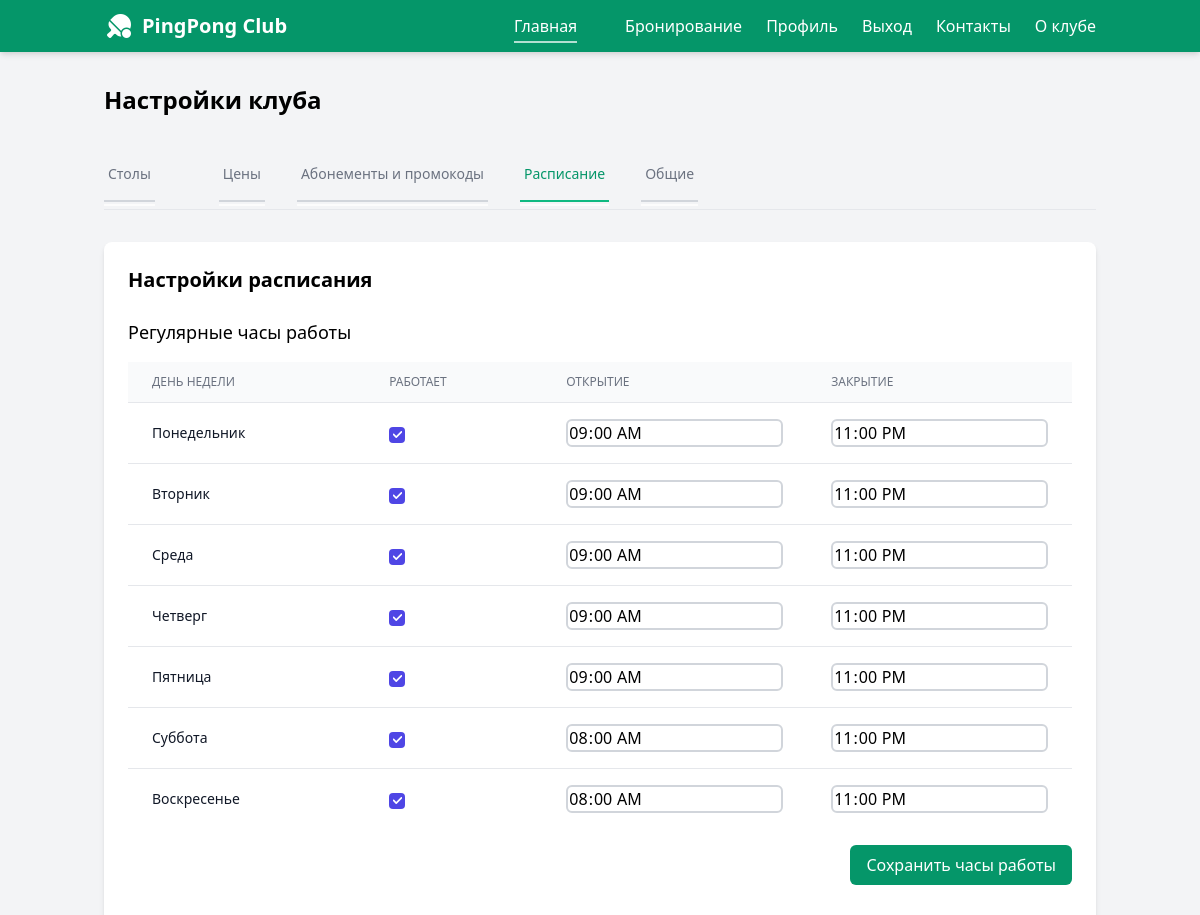
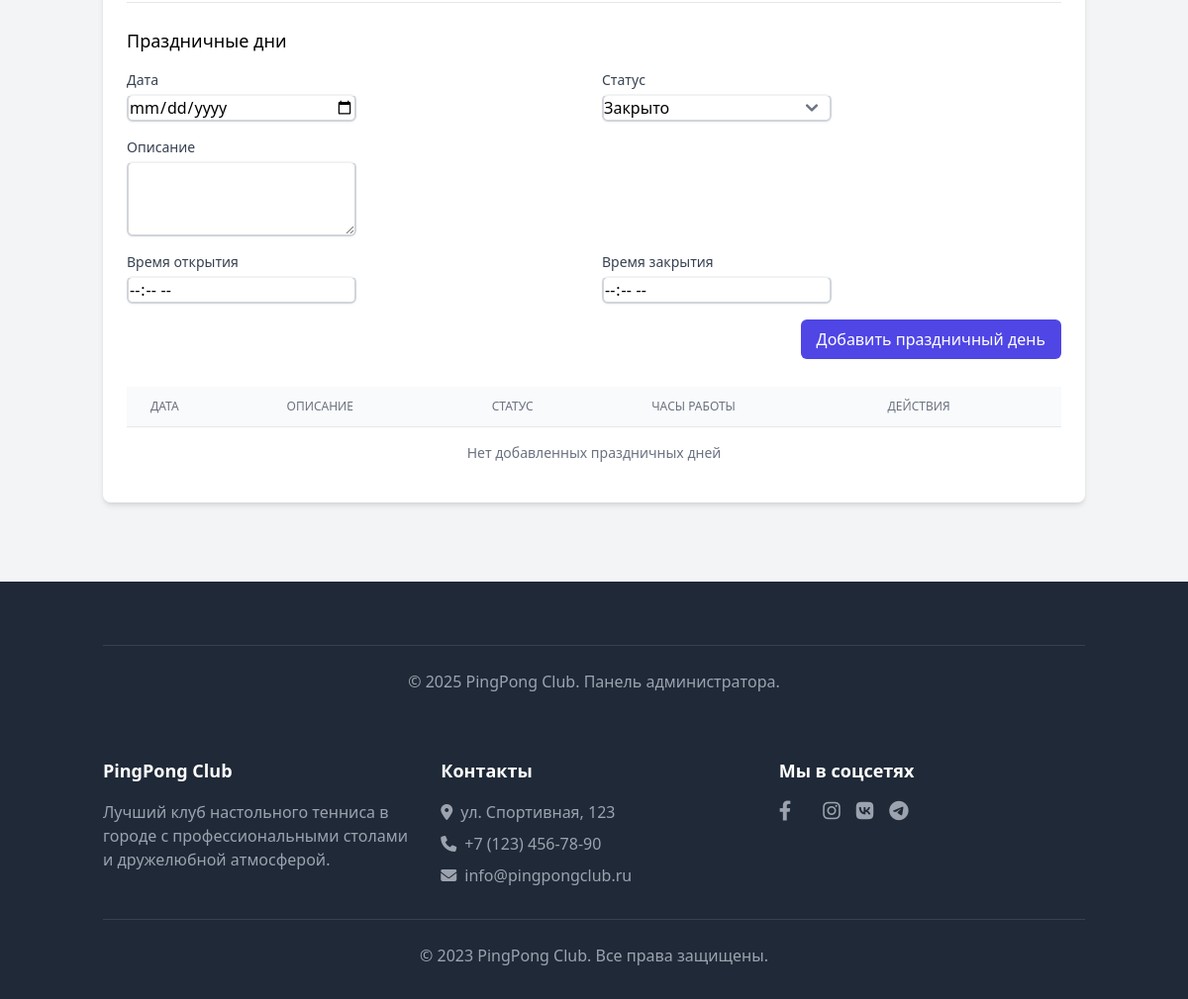
Page /settings/schedule/ (signed in) on the committed database (2 pictures, top to bottom).
### admin_settings/models.py (models this page shows, shortened)
class WorkingDay(models.Model):
    DAYS_OF_WEEK = (
        (0, 'Понедельник'),
        (1, 'Вторник'),
        (2, 'Среда'),
        (3, 'Четверг'),
        (4, 'Пятница'),
        (5, 'Суббота'),
        (6, 'Воскресенье'),
    )
    day = models.PositiveSmallIntegerField(choices=DAYS_OF_WEEK, unique=True)
    open_time = models.TimeField(default='09:00')
    close_time = models.TimeField(default='22:00')
    slot_duration = models.PositiveIntegerField(default=30)
    is_open = models.BooleanField(default=True)
    class Meta:
        verbose_name = "Рабочий день"
        verbose_name_plural = "Рабочие дни"
        ordering = ['day']

### admin_settings/views.py (the view, shortened to what this page needs)
# urls.py: path('<str:active_tab>/', ClubSettingsView.as_view(), name='club_settings'),
class ClubSettingsView(LoginRequiredMixin, View):
    template_name = 'admin/admin-settings.html'
    def get(self, request, *args, **kwargs):
        active_tab = kwargs.get('active_tab', 'tables')
        context = self.get_context_data(active_tab)
        return render(request, self.template_name, context)
    def get_context_data(self, active_tab):
        context = {
            'active_tab': active_tab,
            'club_settings': ClubSettings.objects.first() or ClubSettings.objects.create(),
            'notifications': NotificationSettings.objects.first(),
            'settings_form': ClubSettingsForm
        }
        if active_tab == 'tables':
            context.update({
                'tables': Table.objects.all(),
                'table_form': TableForm(),
                'table_type_form': TableTypeForm(),  # Добавьте эту строку
                'table_types': TableType.objects.all(),
            })
        elif active_tab == 'memberships':
            context.update({
                'membership_types': MembershipType.objects.all(),
                'membership_form': MembershipTypeForm(),
            })
        elif active_tab == 'schedule':
            working_days = WorkingDay.objects.all().order_by('day')
            holidays = Holiday.objects.all().order_by('-date')
            working_hours_forms = []
            for day in working_days:
                form = WorkingHoursForm(instance=day, prefix=f'day_{day.day}')
                working_hours_forms.append((day, form))
            context.update({
                'working_hours_forms': working_hours_forms,
                'holidays': holidays,
                'holiday_form': HolidayForm(),
            })
        return context

### templates/admin/admin-settings.html (shortened to what this page needs)
    {% extends 'base.html' %}
    {% load static %}
    {% block content %}
        <main class="container mx-auto px-4 py-8">
            <h1 class="text-2xl font-bold mb-8">Настройки клуба</h1>
            <div class="mb-8 overflow-x-auto">
                <div class="border-b border-gray-200 w-max min-w-full">
                    <nav class="-mb-px flex space-x-8 overflow-x-auto pb-2">
                        <a href="{% url 'admin_settings:club_settings' 'tables' %}"
                           class="{% if active_tab == 'tables' %}border-green-500 text-green-600{% else %}border-transparent text-gray-500 hover:text-gray-700 hover:border-2 border-gray-300{% endif %} whitespace-nowrap py-4 px-1 border-b-2 font-medium text-sm">
                            Столы
                        </a>
                        <a href="{% url 'admin_settings:club_settings' 'pricing' %}"
                           class="{% if active_tab == 'pricing' %}border-green-500 text-green-600{% else %}border-transparent text-gray-500 hover:text-gray-700 hover:border-2 border-gray-300{% endif %} whitespace-nowrap py-4 px-1 border-b-2 font-medium text-sm">
                            Цены
                        </a>
                        <a href="{% url 'admin_settings:club_settings' 'memberships' %}"
                           class="{% if active_tab == 'memberships' %}border-green-500 text-green-600{% else %}border-transparent text-gray-500 hover:text-gray-700 hover:border-2 border-gray-300{% endif %} whitespace-nowrap py-4 px-1 border-b-2 font-medium text-sm">
                            Абонементы и промокоды
                        </a>
                        <a href="{% url 'admin_settings:club_settings' 'schedule' %}"
                           class="{% if active_tab == 'schedule' %}border-green-500 text-green-600{% else %}border-transparent text-gray-500 hover:text-gray-700 hover:border-2 border-gray-300{% endif %} whitespace-nowrap py-4 px-1 border-b-2 font-medium text-sm">
                            Расписание
                        </a>
                        <a href="{% url 'admin_settings:club_settings' 'general' %}"
                           class="{% if active_tab == 'general' %}border-green-500 text-green-600{% else %}border-transparent text-gray-500 hover:text-gray-700 hover:border-2 border-gray-300{% endif %} whitespace-nowrap py-4 px-1 border-b-2 font-medium text-sm">
                            Общие
                        </a>
                    </nav>
                </div>
            </div>
            {% if active_tab == 'tables' %}
                {% include 'admin/settings_templates/tables_settings.html' %}
            {% elif active_tab == 'pricing' %}
                {% include 'admin/settings_templates/pricing_settings.html' %}
            {% elif active_tab == 'memberships' %}
                {% include 'admin/settings_templates/memberships_settings.html' %}
            {% elif active_tab == 'schedule' %}
                {% include 'admin/settings_templates/schedule_settings.html' %}
            {% elif active_tab == 'general' %}
                {% include 'admin/settings_templates/general_settings.html' %}
            {% endif %}
        </main>
        <footer class="bg-gray-800 text-white py-8 mt-12">
            <div class="container mx-auto px-4">
                <div class="border-t border-gray-700 mt-8 pt-6 text-center text-gray-400">
                    <p>&copy; {% now "Y" %} PingPong Club. Панель администратора.</p>
                </div>
            </div>
        </footer>
    {% endblock %}
    {% block extrascripts %}
        {{ block.super }}
    {% endblock %}

### templates/admin/settings_templates/schedule_settings.html (shortened to what this page needs)
<div class="!bg-white rounded-lg shadow-md p-6">
    <h2 class="text-xl font-semibold mb-6">Настройки расписания</h2>
    <div class="mb-8">
        <h3 class="text-lg font-medium mb-4">Регулярные часы работы</h3>
        <form method="post" action="{% url 'admin_settings:update_working_hours' %}">
            <div class="overflow-x-auto">
                <table class="min-w-full divide-y divide-gray-200 bg-white">
                    <thead class="bg-gray-50">
                    <tr>
                        <th class="px-6 py-3 text-left text-xs font-medium text-gray-500 uppercase">День недели</th>
                        <th class="px-6 py-3 text-left text-xs font-medium text-gray-500 uppercase">Работает</th>
                        <th class="px-6 py-3 text-left text-xs font-medium text-gray-500 uppercase">Открытие</th>
                        <th class="px-6 py-3 text-left text-xs font-medium text-gray-500 uppercase">Закрытие</th>
                    </tr>
                    </thead>
                    <tbody class="bg-white divide-y divide-gray-200">
                    {% for day, form in working_hours_forms %}
                        <tr>
                            <td class="px-6 py-4 whitespace-nowrap text-sm font-medium text-gray-900">
                                {{ day.get_day_display }}
                            </td>
                            <td class="px-6 py-4 whitespace-nowrap">
                                {{ form.is_open }}
                            </td>
                            <td class="px-6 py-4 whitespace-nowrap">
                                {{ form.open_time }}
                            </td>
                            <td class="px-6 py-4 whitespace-nowrap">
                                {{ form.close_time }}
                            </td>
                        </tr>
                    {% endfor %}
                    </tbody>
                </table>
            </div>
            <div class="mt-4 flex justify-end">
                <button type="submit" class="bg-green-600 hover:bg-green-700 text-white px-4 py-2 rounded-md">
                    Сохранить часы работы
                </button>
            </div>
        </form>
    </div>
    <div class="border-t pt-6">
        <h3 class="text-lg font-medium mb-4">Праздничные дни</h3>
        <form method="post" class="mb-7" action="{% url 'admin_settings:holiday_create' %}">
            <div class="grid grid-cols-1 md:grid-cols-2 gap-4 mb-4">
                <div>
                    <label class="block text-sm font-medium text-gray-700 mb-1">Дата</label>
                    {{ holiday_form.date }}
                </div>
                <div>
                    <label class="block text-sm font-medium text-gray-700 mb-1">Статус</label>
                    {{ holiday_form.status }}
                </div>
                <div>
                    <label class="block text-sm font-medium text-gray-700 mb-1">Описание</label>
                    {{ holiday_form.description }}
                </div>
            </div>
            <div id="holiday-hours" class="grid grid-cols-1 md:grid-cols-2 gap-4 mb-4 ">
                <div>
                    <label class="block text-sm font-medium text-gray-700 mb-1">Время открытия</label>
                    {{ holiday_form.open_time }}
                </div>
                <div>
                    <label class="block text-sm font-medium text-gray-700 mb-1">Время закрытия</label>
                    {{ holiday_form.close_time }}
                </div>
            </div>
            <div class="flex justify-end">
                <button type="submit" class="bg-indigo-600 hover:bg-indigo-700 text-white px-4 py-2 rounded-md">
                    Добавить праздничный день
                </button>
            </div>
        </form>
        <div class="overflow-x-auto">
            <table class="min-w-full divide-y divide-gray-200">
                <thead class="bg-gray-50">
                <tr>
                    <th class="px-6 py-3 text-left text-xs font-medium text-gray-500 uppercase">Дата</th>
                    <th class="px-6 py-3 text-left text-xs font-medium text-gray-500 uppercase">Описание</th>
                    <th class="px-6 py-3 text-left text-xs font-medium text-gray-500 uppercase">Статус</th>
                    <th class="px-6 py-3 text-left text-xs font-medium text-gray-500 uppercase">Часы работы</th>
                    <th class="px-6 py-3 text-left text-xs font-medium text-gray-500 uppercase">Действия</th>
                </tr>
                </thead>
                <tbody class="bg-white divide-y divide-gray-200" id="holiday-table-body">
                {% for holiday in holidays %}
                    <tr data-holiday-id="{{ holiday.id }}">
                        <td class="px-6 py-4 whitespace-nowrap text-sm text-gray-900">
                            {{ holiday.date|date:"d.m.Y" }}
                        </td>
                        <td class="px-6 py-4 text-sm text-gray-500">
                            {{ holiday.description }}
                        </td>
                        <td class="px-6 py-4 whitespace-nowrap text-sm">
                <span class="px-2 py-1 text-xs font-semibold rounded-full
                    {% if holiday.status == 'closed' %}bg-red-100 text-red-800
                    {% elif holiday.status == 'shortened' %}bg-yellow-100 text-yellow-800
                    {% else %}bg-green-100 text-green-800{% endif %}">
                    {{ holiday.get_status_display }}
                </span>
                        </td>
                        <td class="px-6 py-4 whitespace-nowrap text-sm text-gray-500">
                            {% if holiday.open_time and holiday.close_time %}
                                {{ holiday.open_time|time:"H:i" }} - {{ holiday.close_time|time:"H:i" }}
                            {% else %}Закрыто{% endif %}
                        </td>
                        <td class="px-6 py-4 whitespace-nowrap text-sm font-medium">
                            <a href="#" class="text-indigo-600 hover:text-indigo-900 mr-3 edit-holiday"
                               data-holiday-id="{{ holiday.id }}"><i class="fas fa-edit"></i> </a>
                            <a href="#" class="text-red-600 hover:text-red-900 delete-holiday"
                               data-holiday-id="{{ holiday.id }}"><i class="fas fa-trash"></i></a>
                        </td>
                    </tr>
                {% empty %}
                    <tr>
                        <td colspan="5" class="px-6 py-4 text-sm text-gray-500 text-center">
                            Нет добавленных праздничных дней
                        </td>
                    </tr>
                {% endfor %}
                </tbody>
            </table>
        </div>
    </div>
</div>

### static/css/styles.css (style rules this page uses)
.font-medium { position: relative; }
.font-medium::after { content: ''; position: absolute; bottom: -6px; left: 0; width: 100%; height: 2px; background-color: rgba(255, 255, 255, 0.7); }
html { scroll-behavior: smooth; }
body { margin: 0; background-color: gray; }

### rows in the picture
WorkingDay: day "Понедельник"
WorkingDay: day "Вторник"
WorkingDay: day "Среда"
WorkingDay: day "Четверг"
WorkingDay: day "Пятница"
WorkingDay: day "Суббота"
WorkingDay: day "Воскресенье"
